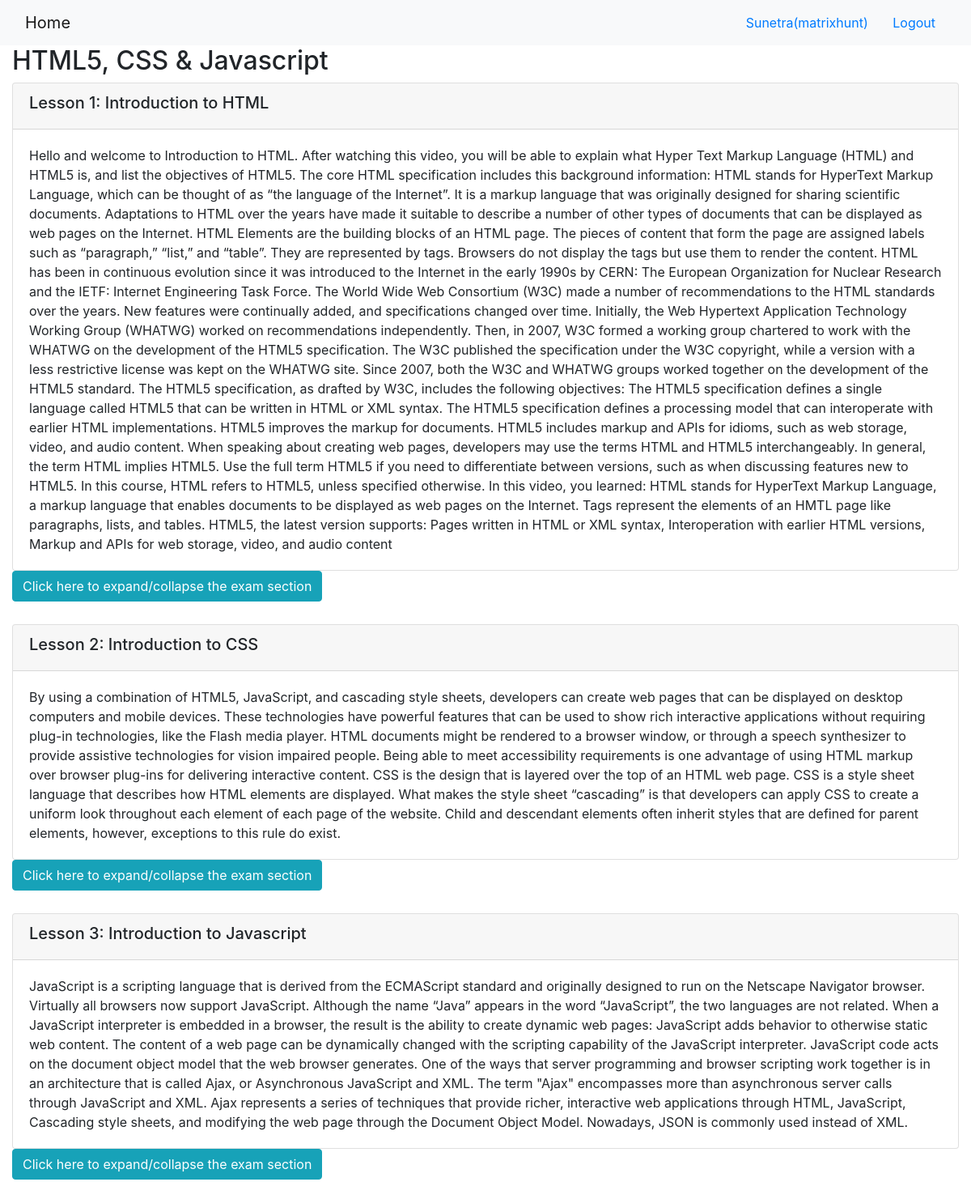
The app's page /onlinecourse/3/ (signed in) with its own data.
### onlinecourse/models.py (models this page shows, shortened)
class Course(models.Model):
    name = models.CharField(null=False, max_length=30, default='online course')
    image = models.ImageField(upload_to='course_images/')
    description = models.CharField(max_length=1000)
    pub_date = models.DateField(null=True)
    instructors = models.ManyToManyField(Instructor)
    users = models.ManyToManyField(settings.AUTH_USER_MODEL, through='Enrollment')
    total_enrollment = models.IntegerField(default=0)
    is_enrolled = False

class Lesson(models.Model):
    title = models.CharField(max_length=200, default="title")
    order = models.IntegerField(default=0)
    course = models.ForeignKey(Course, on_delete=models.CASCADE)
    content = models.TextField()

### onlinecourse/views.py (the view)
# urls.py: path('<int:pk>/', views.CourseDetailView.as_view(), name='course_details'),
class CourseDetailView(generic.DetailView):
    model = Course
    template_name = 'onlinecourse/course_detail_bootstrap.html'

### onlinecourse/templates/onlinecourse/course_detail_bootstrap.html (shortened to what this page needs)
<!DOCTYPE html>
<html lang="en">
<head>
     {% load static %}
    <link rel="stylesheet" href="https://maxcdn.bootstrapcdn.com/bootstrap/4.5.2/css/bootstrap.min.css">
</head>
<body>
    <nav class="navbar navbar-light bg-light">
        <div class="container-fluid">
            <div class="navbar-header">
                  <a class="navbar-brand" href="{% url 'onlinecourse:index' %}">Home</a>
            </div>
            <ul class="nav navbar-nav navbar-right">
                {% if user.is_authenticated %}
                <li>
                    <a class="btn btn-link" href="#">{{ user.first_name }}({{ user.username }})</a>
                    <a class="btn btn-link" href="{% url 'onlinecourse:logout' %}">Logout</a>
                </li>
                {% endif %}
            </ul>
        </div>
    </nav>
    <div class="container-fluid">
            <h2>{{ course.name }}</h2>
            <div class="card-columns-vertical">
                {% for lesson in course.lesson_set.all %}
                    <div class="card mt-1" id="parent">
                        <div class="card-header"><h5>Lesson {{lesson.order|add:1}}: {{lesson.title}}</h5></div>
                        <div class="card-body">{{lesson.content}}</div>
                    </div>
                    {% if user.is_authenticated %}
                    <button data-toggle="collapse" class="btn btn-info" data-target="#exam_{{lesson.order|add:1}}">Click here to expand/collapse the exam section</button>
                    {% endif %}
                    <br>
                    <br>
                {% endfor %}
            </div>
    </div>
</body>
</html>

### records on screen
Course: name "HTML5, CSS & Javascript"
Lesson: order|add "1", title "Introduction to HTML", content "Hello and welcome to Introduction to HTML. After watching this video, you will be able to explain what Hyper Text Markup Language (HTML) and HTML5 is, and list the objectives of HTML5. The core HTML specification includes this background information: HTML stands for HyperText Markup Language, which can be thought of as “the language of the Internet”. It is a markup language that was originally designed for sharing scientific documents. Adaptations to HTML over the years have made it suitable to describe a number of other types of documents that can be displayed as web pages on the Internet. HTML Elements are the building blocks of an HTML page. The pieces of content that form the page are…"
Lesson: order|add "2", title "Introduction to CSS", content "By using a combination of HTML5, JavaScript, and cascading style sheets, developers can create web pages that can be displayed on desktop computers and mobile devices. These technologies have powerful features that can be used to show rich interactive applications without requiring plug-in technologies, like the Flash media player. HTML documents might be rendered to a browser window, or through a speech synthesizer to provide assistive technologies for vision impaired people. Being able to meet accessibility requirements is one advantage of using HTML markup over browser plug-ins for delivering interactive content. CSS is the design that is layered over the top of an HTML web page. CSS is…"
Lesson: order|add "3", title "Introduction to Javascript", content "JavaScript is a scripting language that is derived from the ECMAScript standard and originally designed to run on the Netscape Navigator browser. Virtually all browsers now support JavaScript. Although the name “Java” appears in the word “JavaScript”, the two languages are not related. When a JavaScript interpreter is embedded in a browser, the result is the ability to create dynamic web pages: JavaScript adds behavior to otherwise static web content. The content of a web page can be dynamically changed with the scripting capability of the JavaScript interpreter. JavaScript code acts on the document object model that the web browser generates. One of the ways that server programming and…"

### other values on screen
{{ user.first_name }} "Sunetra"
{{ user.username }} "matrixhunt"
